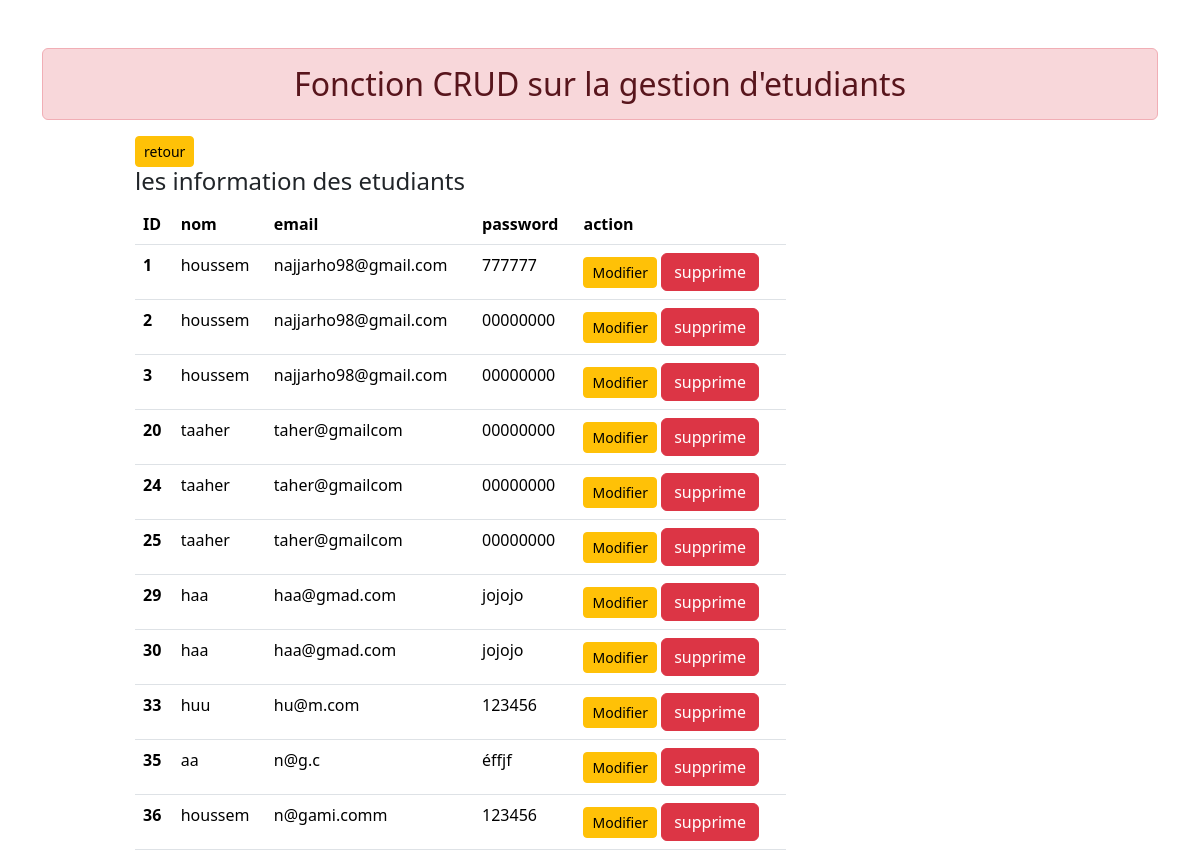
The app's page /afficher with its own data.
### etudiant/models.py (models this page shows)
class User(models.Model):
    name = models.CharField(max_length=70)
    email = models.CharField(max_length=100)
    password = models.CharField(max_length=100)

### etudiant/views.py (the view)
# urls.py: path('afficher',views.show, name ="afficher"),
def show(request):
    stud = User.objects.all()
    if request.method == 'POST':
     fm = StudentRegistration(request.POST)
     if fm.is_valid():
         nm = fm.cleaned_data['name']
         em = fm.cleaned_data['email']
         pw = fm.cleaned_data['password']
         reg = User(name = nm , email = em, password = pw)
         reg.save()
         fm = StudentRegistration()
    else:
       fm = StudentRegistration()
    return render(request, 'etudiant/afficher.html', {'form':fm, 'stu':stud })

### etudiant/forms.py
class StudentRegistration(forms.ModelForm):
    class Meta:
        model = User
        fields = ['name','email','password']
        widgets = {
         'name': forms.TextInput(attrs={'class': 'form-controle'}),
         'email': forms.EmailInput(attrs={'class': 'form-controle'}),
         'password': forms.PasswordInput(attrs={'class': 'form-controle'}),
        }

### etudiant/templates/etudiant/afficher.html (shortened to what this page needs)
{% extends 'etudiant/base.html' %}
{% block content %}
<div class="col-sm-7 offset-1">
    <a href="/" class="btn btn-warning btn-sm">retour</a>
    <h4> les information des etudiants</h4>
    {% if stu %}
    <table class="table table-hover">
        <thead>
          <tr>
            <th scope="col">ID</th>
            <th scope="col">nom</th>
            <th scope="col">email</th>
            <th scope="col">password</th>
            <th scope="col">action</th>
          </tr>
        </thead>
        <tbody>
            {% for st in stu %}
          <tr>
            <th scope="row">{{st.id}}</th>
            <td>{{st.name}}</td>
            <td>{{st.email}}</td>
            <td>{{st.password}}</td>
            <td>
                <a href="{% url 'updatedata' st.id %}" class="btn btn-warning btn-sm">Modifier</a>
                <form action="{% url 'deletedata' st.id %}" method="POST" class="d-inline">
                    <input type="submit" class = "btn btn-danger" value = "supprime">
                </form>
            </td>
          </tr>
          {% endfor %}
        </tbody>
      </table>
    {% else %}
    <h4 class="text-center alert alert-warning"> pas dengrestment</h4>
    {% endif%}
</div>
</div>
{% endblock content %}

### etudiant/templates/etudiant/base.html (shortened to what this page needs)
<!DOCTYPE html>
{% load static %}
<html lang="en">
<head>
    <link rel="stylesheet" href="{% static 'etudiant/css/bootstrap.css' %}">
</head>
<body>
    <div class="container mt-5">
        <h2 class="text-center alert alert-danger"> Fonction CRUD sur la gestion d'etudiants</h2>
        {% block content%} {% endblock content%}
</body>
</html>

### records on screen
User: id "1", name "houssem", email "najjarho98@gmail.com", password "777777"
User: id "2", name "houssem", email "najjarho98@gmail.com", password "00000000"
User: id "3", name "houssem", email "najjarho98@gmail.com", password "00000000"
User: id "20", name "taaher", email "taher@gmailcom", password "00000000"
User: id "24", name "taaher", email "taher@gmailcom", password "00000000"
User: id "25", name "taaher", email "taher@gmailcom", password "00000000"
User: id "29", name "haa", email "haa@gmad.com", password "jojojo"
User: id "30", name "haa", email "haa@gmad.com", password "jojojo"
User: id "33", name "huu", email "hu@m.com", password "123456"
User: id "35", name "aa", email "n@g.c", password "éffjf"
User: id "36", name "houssem", email "n@gami.comm", password "123456"
